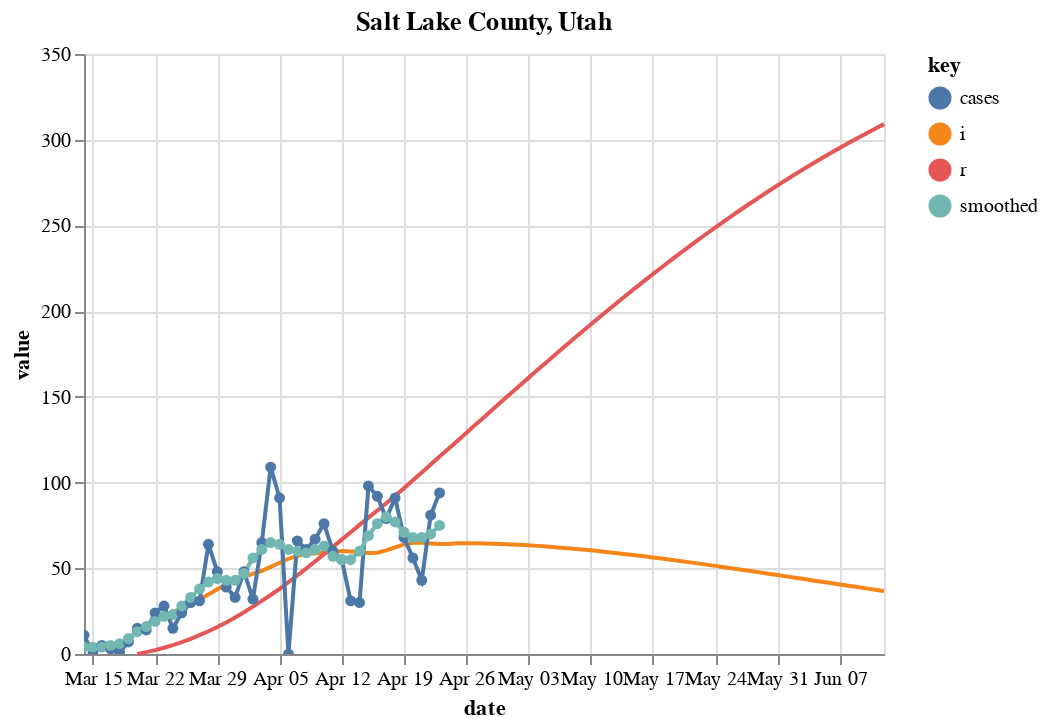

Notebook code cell kept with this figure:
### Markdown cell above
# SLC

### Code cell
fm = "prd_ets"
c = [county_state("Salt Lake", "Utah")]
sir_df = county_sir(c, horizon=50, forecast_method=fm, fudge_factor=1)

# Plot forecast
fig, axes = plt.subplots(nrows=1, ncols=1, figsize=(1200/72,400/72))
fig.set_facecolor('w')
plot_rt_fc(sir_df, axes, c, forecast_method=fm)
plot_actuals_sir(sir_df, str(c[0].county + " County, " + c[0].state))

### Figure 1 — Vega-Lite specification as saved in the notebook (floating-point values rounded to 4 significant figures)
{"config": {"view": {"continuousWidth": 400, "continuousHeight": 300}}, "layer": [{"mark": "line", "encoding": {"color": {"type": "nominal", "field": "key"}, "x": {"type": "temporal", "field": "date"}, "y": {"type": "quantitative", "field": "value"}}, "title": "Salt Lake County, Utah", "transform": [{"fold": ["i", "r"]}]}, {"mark": {"type": "line", "clip": true, "point": true}, "encoding": {"color": {"type": "nominal", "field": "key"}, "x": {"type": "temporal", "field": "date"}, "y": {"type": "quantitative", "field": "value"}}, "title": "Salt Lake County, Utah", "transform": [{"fold": ["cases", "smoothed"]}]}], "data": {"name": "data-fc6ffca3ab991eb38cfb74fe0bbf5a92"}, "$schema": "https://vega.github.io/schema/vega-lite/v4.8.1.json", "datasets": {"data-fc6ffca3ab991eb38cfb74fe0bbf5a92": [{"date_str": "2020-03-14", "ML": 3.0, "Low_75": 1.3, "High_75": 5.44, "cases": 11.0, "smoothed": 4.0, "date": "2020-03-14T00:00:00", "fcst": 0.0, "prd_lin": 2.511, "prd_spln": 13.87, "prd_ets": null, "prd_loess": 3.778, "s": null, "i": null, "r": null, "b": null}, {"date_str": "2020-03-15", "ML": 2.62, "Low_75": 1.21, "High_75": 4.27, "cases": 0.0, "smoothed": 4.0, "date": "2020-03-15T00:00:00", "fcst": 0.0, "prd_lin": 2.467, "prd_spln": 8.755, "prd_ets": null, "prd_loess": 3.617, "s": null, "i": null, "r": null, "b": null}, {"date_str": "2020-03-16", "ML": 2.41, "Low_75": 1.17, "High_75": 3.84, "cases": 5.0, "smoothed": 4.0, "date": "2020-03-16T00:00:00", "fcst": 0.0, "prd_lin": 2.423, "prd_spln": 6.623, "prd_ets": null, "prd_loess": 3.46, "s": null, "i": null, "r": null, "b": null}, {"date_str": "2020-03-17", "ML": 2.45, "Low_75": 1.24, "High_75": 3.78, "cases": 3.0, "smoothed": 5.0, "date": "2020-03-17T00:00:00", "fcst": 0.0, "prd_lin": 2.38, "prd_spln": 5.4, "prd_ets": null, "prd_loess": 3.309, "s": null, "i": null, "r": null, "b": null}, {"date_str": "2020-03-18", "ML": 2.43, "Low_75": 1.24, "High_75": 3.64, "cases": 1.0, "smoothed": 6.0, "date": "2020-03-18T00:00:00", "fcst": 0.0, "prd_lin": 2.336, "prd_spln": 4.587, "prd_ets": null, "prd_loess": 3.162, "s": null, "i": null, "r": null, "b": null}, {"date_str": "2020-03-19", "ML": 2.68, "Low_75": 1.5, "High_75": 3.82, "cases": 7.0, "smoothed": 9.0, "date": "2020-03-19T00:00:00", "fcst": 0.0, "prd_lin": 2.293, "prd_spln": 4.001, "prd_ets": null, "prd_loess": 3.02, "s": null, "i": null, "r": null, "b": null}, {"date_str": "2020-03-20", "ML": 2.88, "Low_75": 1.8, "High_75": 3.95, "cases": 15.0, "smoothed": 13.0, "date": "2020-03-20T00:00:00", "fcst": 0.0, "prd_lin": 2.249, "prd_spln": 3.553, "prd_ets": null, "prd_loess": 2.882, "s": 1160000.0, "i": 15.0, "r": 0.0, "b": 1.773e-07}, {"date_str": "2020-03-21", "ML": 2.78, "Low_75": 1.75, "High_75": 3.69, "cases": 14.0, "smoothed": 16.0, "date": "2020-03-21T00:00:00", "fcst": 0.0, "prd_lin": 2.205, "prd_spln": 3.198, "prd_ets": null, "prd_loess": 2.75, "s": 1160000.0, "i": 17.01, "r": 1.071, "b": 1.773e-07}, {"date_str": "2020-03-22", "ML": 2.64, "Low_75": 1.72, "High_75": 3.48, "cases": 24.0, "smoothed": 19.0, "date": "2020-03-22T00:00:00", "fcst": 0.0, "prd_lin": 2.162, "prd_spln": 2.908, "prd_ets": null, "prd_loess": 2.622, "s": 1160000.0, "i": 19.3, "r": 2.287, "b": 1.711e-07}, {"date_str": "2020-03-23", "ML": 2.5, "Low_75": 1.65, "High_75": 3.27, "cases": 28.0, "smoothed": 22.0, "date": "2020-03-23T00:00:00", "fcst": 0.0, "prd_lin": 2.118, "prd_spln": 2.665, "prd_ets": 2.429, "prd_loess": 2.499, "s": 1160000.0, "i": 21.75, "r": 3.665, "b": 1.625e-07}, {"date_str": "2020-03-24", "ML": 2.24, "Low_75": 1.41, "High_75": 2.93, "cases": 15.0, "smoothed": 23.0, "date": "2020-03-24T00:00:00", "fcst": 0.0, "prd_lin": 2.075, "prd_spln": 2.459, "prd_ets": 2.372, "prd_loess": 2.381, "s": 1160000.0, "i": 24.3, "r": 5.219, "b": 1.539e-07}, {"date_str": "2020-03-25", "ML": 2.27, "Low_75": 1.47, "High_75": 2.91, "cases": 24.0, "smoothed": 28.0, "date": "2020-03-25T00:00:00", "fcst": 0.0, "prd_lin": 2.031, "prd_spln": 2.283, "prd_ets": 2.123, "prd_loess": 2.268, "s": 1160000.0, "i": 26.9, "r": 6.955, "b": 1.379e-07}, {"date_str": "2020-03-26", "ML": 2.24, "Low_75": 1.48, "High_75": 2.84, "cases": 30.0, "smoothed": 33.0, "date": "2020-03-26T00:00:00", "fcst": 0.0, "prd_lin": 1.987, "prd_spln": 2.131, "prd_ets": 2.165, "prd_loess": 2.16, "s": 1160000.0, "i": 29.29, "r": 8.877, "b": 1.397e-07}, {"date_str": "2020-03-27", "ML": 2.18, "Low_75": 1.49, "High_75": 2.77, "cases": 31.0, "smoothed": 38.0, "date": "2020-03-27T00:00:00", "fcst": 0.0, "prd_lin": 1.944, "prd_spln": 1.999, "prd_ets": 2.144, "prd_loess": 2.057, "s": 1160000.0, "i": 31.94, "r": 10.97, "b": 1.379e-07}, {"date_str": "2020-03-28", "ML": 2.06, "Low_75": 1.4, "High_75": 2.62, "cases": 64.0, "smoothed": 42.0, "date": "2020-03-28T00:00:00", "fcst": 0.0, "prd_lin": 1.9, "prd_spln": 1.884, "prd_ets": 2.093, "prd_loess": 1.958, "s": 1160000.0, "i": 34.77, "r": 13.25, "b": 1.342e-07}, {"date_str": "2020-03-29", "ML": 1.88, "Low_75": 1.27, "High_75": 2.44, "cases": 48.0, "smoothed": 44.0, "date": "2020-03-29T00:00:00", "fcst": 0.0, "prd_lin": 1.857, "prd_spln": 1.784, "prd_ets": 1.981, "prd_loess": 1.865, "s": 1160000.0, "i": 37.7, "r": 15.73, "b": 1.268e-07}, {"date_str": "2020-03-30", "ML": 1.64, "Low_75": 1.0, "High_75": 2.15, "cases": 39.0, "smoothed": 43.0, "date": "2020-03-30T00:00:00", "fcst": 0.0, "prd_lin": 1.813, "prd_spln": 1.695, "prd_ets": 1.808, "prd_loess": 1.777, "s": 1160000.0, "i": 40.56, "r": 18.43, "b": 1.157e-07}, {"date_str": "2020-03-31", "ML": 1.5, "Low_75": 0.91, "High_75": 2.04, "cases": 33.0, "smoothed": 43.0, "date": "2020-03-31T00:00:00", "fcst": 0.0, "prd_lin": 1.769, "prd_spln": 1.618, "prd_ets": 1.574, "prd_loess": 1.693, "s": 1160000.0, "i": 43.11, "r": 21.32, "b": 1.01e-07}, {"date_str": "2020-04-01", "ML": 1.52, "Low_75": 0.93, "High_75": 2.05, "cases": 48.0, "smoothed": 47.0, "date": "2020-04-01T00:00:00", "fcst": 0.0, "prd_lin": 1.726, "prd_spln": 1.549, "prd_ets": 1.439, "prd_loess": 1.615, "s": 1160000.0, "i": 45.08, "r": 24.4, "b": 9.233e-08}, {"date_str": "2020-04-02", "ML": 1.69, "Low_75": 1.09, "High_75": 2.19, "cases": 32.0, "smoothed": 56.0, "date": "2020-04-02T00:00:00", "fcst": 0.0, "prd_lin": 1.682, "prd_spln": 1.488, "prd_ets": 1.465, "prd_loess": 1.541, "s": 1160000.0, "i": 46.69, "r": 27.62, "b": 9.357e-08}, {"date_str": "2020-04-03", "ML": 1.67, "Low_75": 1.12, "High_75": 2.18, "cases": 65.0, "smoothed": 61.0, "date": "2020-04-03T00:00:00", "fcst": 0.0, "prd_lin": 1.638, "prd_spln": 1.434, "prd_ets": 1.641, "prd_loess": 1.472, "s": 1160000.0, "i": 48.42, "r": 30.96, "b": 1.04e-07}, {"date_str": "2020-04-04", "ML": 1.61, "Low_75": 1.02, "High_75": 2.06, "cases": 109.0, "smoothed": 65.0, "date": "2020-04-04T00:00:00", "fcst": 0.0, "prd_lin": 1.595, "prd_spln": 1.386, "prd_ets": 1.626, "prd_loess": 1.409, "s": 1160000.0, "i": 50.81, "r": 34.42, "b": 1.028e-07}, {"date_str": "2020-04-05", "ML": 1.42, "Low_75": 0.85, "High_75": 1.87, "cases": 91.0, "smoothed": 64.0, "date": "2020-04-05T00:00:00", "fcst": 0.0, "prd_lin": 1.551, "prd_spln": 1.344, "prd_ets": 1.57, "prd_loess": 1.351, "s": 1160000.0, "i": 53.24, "r": 38.05, "b": 9.911e-08}, {"date_str": "2020-04-06", "ML": 1.23, "Low_75": 0.69, "High_75": 1.7, "cases": 0.0, "smoothed": 61.0, "date": "2020-04-06T00:00:00", "fcst": 0.0, "prd_lin": 1.508, "prd_spln": 1.306, "prd_ets": 1.383, "prd_loess": 1.297, "s": 1160000.0, "i": 55.56, "r": 41.85, "b": 8.741e-08}, {"date_str": "2020-04-07", "ML": 1.14, "Low_75": 0.57, "High_75": 1.59, "cases": 66.0, "smoothed": 60.0, "date": "2020-04-07T00:00:00", "fcst": 0.0, "prd_lin": 1.464, "prd_spln": 1.272, "prd_ets": 1.195, "prd_loess": 1.249, "s": 1160000.0, "i": 57.23, "r": 45.82, "b": 7.572e-08}, {"date_str": "2020-04-08", "ML": 1.08, "Low_75": 0.52, "High_75": 1.54, "cases": 61.0, "smoothed": 59.0, "date": "2020-04-08T00:00:00", "fcst": 0.0, "prd_lin": 1.42, "prd_spln": 1.242, "prd_ets": 1.108, "prd_loess": 1.209, "s": 1160000.0, "i": 58.17, "r": 49.91, "b": 7.018e-08}, {"date_str": "2020-04-09", "ML": 1.11, "Low_75": 0.54, "High_75": 1.57, "cases": 67.0, "smoothed": 61.0, "date": "2020-04-09T00:00:00", "fcst": 0.0, "prd_lin": 1.377, "prd_spln": 1.215, "prd_ets": 1.051, "prd_loess": 1.175, "s": 1160000.0, "i": 58.75, "r": 54.06, "b": 6.648e-08}, {"date_str": "2020-04-10", "ML": 1.14, "Low_75": 0.56, "High_75": 1.59, "cases": 76.0, "smoothed": 63.0, "date": "2020-04-10T00:00:00", "fcst": 0.0, "prd_lin": 1.333, "prd_spln": 1.191, "prd_ets": 1.084, "prd_loess": 1.143, "s": 1160000.0, "i": 59.09, "r": 58.26, "b": 6.833e-08}, {"date_str": "2020-04-11", "ML": 0.93, "Low_75": 0.38, "High_75": 1.39, "cases": 60.0, "smoothed": 57.0, "date": "2020-04-11T00:00:00", "fcst": 0.0, "prd_lin": 1.29, "prd_spln": 1.17, "prd_ets": 1.117, "prd_loess": 1.116, "s": 1160000.0, "i": 59.55, "r": 62.48, "b": 7.018e-08}, {"date_str": "2020-04-12", "ML": 0.88, "Low_75": 0.33, "High_75": 1.34, "cases": 55.0, "smoothed": 55.0, "date": "2020-04-12T00:00:00", "fcst": 0.0, "prd_lin": 1.246, "prd_spln": 1.15, "prd_ets": 0.9079, "prd_loess": 1.092, "s": 1160000.0, "i": 60.15, "r": 66.73, "b": 5.725e-08}, {"date_str": "2020-04-13", "ML": 0.89, "Low_75": 0.3, "High_75": 1.33, "cases": 31.0, "smoothed": 55.0, "date": "2020-04-13T00:00:00", "fcst": 0.0, "prd_lin": 1.202, "prd_spln": 1.132, "prd_ets": 0.8598, "prd_loess": 1.072, "s": 1160000.0, "i": 59.84, "r": 71.03, "b": 5.417e-08}, {"date_str": "2020-04-14", "ML": 1.06, "Low_75": 0.49, "High_75": 1.54, "cases": 30.0, "smoothed": 60.0, "date": "2020-04-14T00:00:00", "fcst": 0.0, "prd_lin": 1.159, "prd_spln": 1.116, "prd_ets": 0.8717, "prd_loess": 1.057, "s": 1160000.0, "i": 59.33, "r": 75.3, "b": 5.479e-08}, {"date_str": "2020-04-15", "ML": 1.31, "Low_75": 0.74, "High_75": 1.78, "cases": 98.0, "smoothed": 69.0, "date": "2020-04-15T00:00:00", "fcst": 0.0, "prd_lin": 1.115, "prd_spln": 1.101, "prd_ets": 1.044, "prd_loess": 1.047, "s": 1160000.0, "i": 58.87, "r": 79.54, "b": 6.525e-08}, {"date_str": "2020-04-16", "ML": 1.41, "Low_75": 0.85, "High_75": 1.86, "cases": 92.0, "smoothed": 76.0, "date": "2020-04-16T00:00:00", "fcst": 0.0, "prd_lin": 1.071, "prd_spln": 1.087, "prd_ets": 1.297, "prd_loess": 1.041, "s": 1160000.0, "i": 59.12, "r": 83.74, "b": 8.064e-08}, {"date_str": "2020-04-17", "ML": 1.39, "Low_75": 0.85, "High_75": 1.83, "cases": 79.0, "smoothed": 80.0, "date": "2020-04-17T00:00:00", "fcst": 0.0, "prd_lin": 1.028, "prd_spln": 1.073, "prd_ets": 1.398, "prd_loess": 1.04, "s": 1160000.0, "i": 60.43, "r": 87.97, "b": 8.68e-08}, {"date_str": "2020-04-18", "ML": 1.2, "Low_75": 0.69, "High_75": 1.65, "cases": 91.0, "smoothed": 77.0, "date": "2020-04-18T00:00:00", "fcst": 0.0, "prd_lin": 0.9843, "prd_spln": 1.061, "prd_ets": 1.379, "prd_loess": 1.044, "s": 1160000.0, "i": 62.2, "r": 92.28, "b": 8.557e-08}, {"date_str": "2020-04-19", "ML": 1.0, "Low_75": 0.47, "High_75": 1.43, "cases": 68.0, "smoothed": 71.0, "date": "2020-04-19T00:00:00", "fcst": 0.0, "prd_lin": 0.9406, "prd_spln": 1.049, "prd_ets": 1.19, "prd_loess": 1.052, "s": 1160000.0, "i": 63.93, "r": 96.73, "b": 7.387e-08}, {"date_str": "2020-04-20", "ML": 0.92, "Low_75": 0.36, "High_75": 1.33, "cases": 56.0, "smoothed": 68.0, "date": "2020-04-20T00:00:00", "fcst": 0.0, "prd_lin": 0.897, "prd_spln": 1.038, "prd_ets": 0.9898, "prd_loess": 1.065, "s": 1160000.0, "i": 64.84, "r": 101.3, "b": 6.156e-08}, {"date_str": "2020-04-21", "ML": 0.93, "Low_75": 0.38, "High_75": 1.36, "cases": 43.0, "smoothed": 68.0, "date": "2020-04-21T00:00:00", "fcst": 0.0, "prd_lin": 0.8534, "prd_spln": 1.027, "prd_ets": 0.9104, "prd_loess": 1.083, "s": 1160000.0, "i": 64.84, "r": 105.9, "b": 5.664e-08}, {"date_str": "2020-04-22", "ML": 0.99, "Low_75": 0.44, "High_75": 1.43, "cases": 81.0, "smoothed": 70.0, "date": "2020-04-22T00:00:00", "fcst": 0.0, "prd_lin": 0.8098, "prd_spln": 1.017, "prd_ets": 0.9214, "prd_loess": 1.105, "s": 1160000.0, "i": 64.47, "r": 110.6, "b": 5.725e-08}, {"date_str": "2020-04-23", "ML": 1.12, "Low_75": 0.58, "High_75": 1.57, "cases": 94.0, "smoothed": 75.0, "date": "2020-04-23T00:00:00", "fcst": 0.0, "prd_lin": 0.7962, "prd_spln": 1.007, "prd_ets": 0.9824, "prd_loess": 1.131, "s": 1160000.0, "i": 64.15, "r": 115.2, "b": 6.095e-08}, {"date_str": "2020-04-24", "ML": null, "Low_75": null, "High_75": null, "cases": null, "smoothed": null, "date": "2020-04-24T00:00:00", "fcst": 1.0, "prd_lin": 0.7435, "prd_spln": 0.997, "prd_ets": 1.114, "prd_loess": 1.162, "s": 1160000.0, "i": 64.1, "r": 119.7, "b": 6.895e-08}, {"date_str": "2020-04-25", "ML": null, "Low_75": null, "High_75": null, "cases": null, "smoothed": null, "date": "2020-04-25T00:00:00", "fcst": 1.0, "prd_lin": 0.691, "prd_spln": 0.9876, "prd_ets": 1.108, "prd_loess": 1.197, "s": 1160000.0, "i": 64.65, "r": 124.3, "b": 6.138e-08}, {"date_str": "2020-04-26", "ML": null, "Low_75": null, "High_75": null, "cases": null, "smoothed": null, "date": "2020-04-26T00:00:00", "fcst": 1.0, "prd_lin": 0.6389, "prd_spln": 0.9784, "prd_ets": 1.103, "prd_loess": 1.237, "s": 1160000.0, "i": 64.64, "r": 128.9, "b": 6.08e-08}, {"date_str": "2020-04-27", "ML": null, "Low_75": null, "High_75": null, "cases": null, "smoothed": null, "date": "2020-04-27T00:00:00", "fcst": 1.0, "prd_lin": 0.5875, "prd_spln": 0.9695, "prd_ets": 1.098, "prd_loess": 1.282, "s": 1160000.0, "i": 64.58, "r": 133.6, "b": 6.023e-08}, {"date_str": "2020-04-28", "ML": null, "Low_75": null, "High_75": null, "cases": null, "smoothed": null, "date": "2020-04-28T00:00:00", "fcst": 1.0, "prd_lin": 0.537, "prd_spln": 0.9608, "prd_ets": 1.094, "prd_loess": 1.33, "s": 1160000.0, "i": 64.48, "r": 138.2, "b": 5.968e-08}, {"date_str": "2020-04-29", "ML": null, "Low_75": null, "High_75": null, "cases": null, "smoothed": null, "date": "2020-04-29T00:00:00", "fcst": 1.0, "prd_lin": 0.4875, "prd_spln": 0.9523, "prd_ets": 1.09, "prd_loess": 1.384, "s": 1160000.0, "i": 64.34, "r": 142.8, "b": 5.915e-08}, {"date_str": "2020-04-30", "ML": null, "Low_75": null, "High_75": null, "cases": null, "smoothed": null, "date": "2020-04-30T00:00:00", "fcst": 1.0, "prd_lin": 0.4393, "prd_spln": 0.944, "prd_ets": 1.086, "prd_loess": 1.441, "s": 1160000.0, "i": 64.16, "r": 147.4, "b": 5.863e-08}, {"date_str": "2020-05-01", "ML": null, "Low_75": null, "High_75": null, "cases": null, "smoothed": null, "date": "2020-05-01T00:00:00", "fcst": 1.0, "prd_lin": 0.3927, "prd_spln": 0.936, "prd_ets": 1.083, "prd_loess": 1.503, "s": 1160000.0, "i": 63.94, "r": 152.0, "b": 5.812e-08}, {"date_str": "2020-05-02", "ML": null, "Low_75": null, "High_75": null, "cases": null, "smoothed": null, "date": "2020-05-02T00:00:00", "fcst": 1.0, "prd_lin": 0.3477, "prd_spln": 0.9281, "prd_ets": 1.08, "prd_loess": 1.57, "s": 1160000.0, "i": 63.69, "r": 156.5, "b": 5.762e-08}, {"date_str": "2020-05-03", "ML": null, "Low_75": null, "High_75": null, "cases": null, "smoothed": null, "date": "2020-05-03T00:00:00", "fcst": 1.0, "prd_lin": 0.3047, "prd_spln": 0.9205, "prd_ets": 1.077, "prd_loess": 1.641, "s": 1160000.0, "i": 63.4, "r": 161.1, "b": 5.714e-08}, {"date_str": "2020-05-04", "ML": null, "Low_75": null, "High_75": null, "cases": null, "smoothed": null, "date": "2020-05-04T00:00:00", "fcst": 1.0, "prd_lin": 0.2639, "prd_spln": 0.913, "prd_ets": 1.075, "prd_loess": 1.717, "s": 1160000.0, "i": 63.07, "r": 165.6, "b": 5.667e-08}, {"date_str": "2020-05-05", "ML": null, "Low_75": null, "High_75": null, "cases": null, "smoothed": null, "date": "2020-05-05T00:00:00", "fcst": 1.0, "prd_lin": 0.2254, "prd_spln": 0.9056, "prd_ets": 1.072, "prd_loess": 1.797, "s": 1160000.0, "i": 62.71, "r": 170.1, "b": 5.621e-08}, {"date_str": "2020-05-06", "ML": null, "Low_75": null, "High_75": null, "cases": null, "smoothed": null, "date": "2020-05-06T00:00:00", "fcst": 1.0, "prd_lin": 0.1895, "prd_spln": 0.8985, "prd_ets": 1.07, "prd_loess": 1.882, "s": 1160000.0, "i": 62.32, "r": 174.6, "b": 5.576e-08}, {"date_str": "2020-05-07", "ML": null, "Low_75": null, "High_75": null, "cases": null, "smoothed": null, "date": "2020-05-07T00:00:00", "fcst": 1.0, "prd_lin": 0.1564, "prd_spln": 0.8915, "prd_ets": 1.069, "prd_loess": 1.971, "s": 1160000.0, "i": 61.9, "r": 179.0, "b": 5.532e-08}, {"date_str": "2020-05-08", "ML": null, "Low_75": null, "High_75": null, "cases": null, "smoothed": null, "date": "2020-05-08T00:00:00", "fcst": 1.0, "prd_lin": 0.1263, "prd_spln": 0.8846, "prd_ets": 1.067, "prd_loess": 2.064, "s": 1160000.0, "i": 61.45, "r": 183.5, "b": 5.488e-08}, {"date_str": "2020-05-09", "ML": null, "Low_75": null, "High_75": null, "cases": null, "smoothed": null, "date": "2020-05-09T00:00:00", "fcst": 1.0, "prd_lin": 0.0995, "prd_spln": 0.8779, "prd_ets": 1.065, "prd_loess": 2.162, "s": 1160000.0, "i": 60.98, "r": 187.8, "b": 5.446e-08}, {"date_str": "2020-05-10", "ML": null, "Low_75": null, "High_75": null, "cases": null, "smoothed": null, "date": "2020-05-10T00:00:00", "fcst": 1.0, "prd_lin": 0.07611, "prd_spln": 0.8713, "prd_ets": 1.064, "prd_loess": 2.265, "s": 1160000.0, "i": 60.47, "r": 192.2, "b": 5.405e-08}, {"date_str": "2020-05-11", "ML": null, "Low_75": null, "High_75": null, "cases": null, "smoothed": null, "date": "2020-05-11T00:00:00", "fcst": 1.0, "prd_lin": 0.05621, "prd_spln": 0.8649, "prd_ets": 1.063, "prd_loess": 2.372, "s": 1160000.0, "i": 59.95, "r": 196.5, "b": 5.365e-08}, {"date_str": "2020-05-12", "ML": null, "Low_75": null, "High_75": null, "cases": null, "smoothed": null, "date": "2020-05-12T00:00:00", "fcst": 1.0, "prd_lin": 0.03956, "prd_spln": 0.8586, "prd_ets": 1.062, "prd_loess": 2.484, "s": 1160000.0, "i": 59.4, "r": 200.8, "b": 5.325e-08}, {"date_str": "2020-05-13", "ML": null, "Low_75": null, "High_75": null, "cases": null, "smoothed": null, "date": "2020-05-13T00:00:00", "fcst": 1.0, "prd_lin": 0.02593, "prd_spln": 0.8524, "prd_ets": 1.061, "prd_loess": 2.6, "s": 1160000.0, "i": 58.82, "r": 205.0, "b": 5.286e-08}, {"date_str": "2020-05-14", "ML": null, "Low_75": null, "High_75": null, "cases": null, "smoothed": null, "date": "2020-05-14T00:00:00", "fcst": 1.0, "prd_lin": 0.01506, "prd_spln": 0.8464, "prd_ets": 1.06, "prd_loess": 2.721, "s": 1160000.0, "i": 58.23, "r": 209.2, "b": 5.248e-08}, {"date_str": "2020-05-15", "ML": null, "Low_75": null, "High_75": null, "cases": null, "smoothed": null, "date": "2020-05-15T00:00:00", "fcst": 1.0, "prd_lin": 0.006703, "prd_spln": 0.8404, "prd_ets": 1.059, "prd_loess": 2.847, "s": 1160000.0, "i": 57.62, "r": 213.4, "b": 5.211e-08}, {"date_str": "2020-05-16", "ML": null, "Low_75": null, "High_75": null, "cases": null, "smoothed": null, "date": "2020-05-16T00:00:00", "fcst": 1.0, "prd_lin": 0.0006151, "prd_spln": 0.8346, "prd_ets": 1.058, "prd_loess": 2.977, "s": 1160000.0, "i": 56.98, "r": 217.5, "b": 5.174e-08}, {"date_str": "2020-05-17", "ML": null, "Low_75": null, "High_75": null, "cases": null, "smoothed": null, "date": "2020-05-17T00:00:00", "fcst": 1.0, "prd_lin": -0.003455, "prd_spln": 0.8289, "prd_ets": 1.057, "prd_loess": 3.111, "s": 1160000.0, "i": 56.33, "r": 221.6, "b": 5.138e-08}, {"date_str": "2020-05-18", "ML": null, "Low_75": null, "High_75": null, "cases": null, "smoothed": null, "date": "2020-05-18T00:00:00", "fcst": 1.0, "prd_lin": -0.005756, "prd_spln": 0.8233, "prd_ets": 1.057, "prd_loess": 3.25, "s": 1160000.0, "i": 55.67, "r": 225.6, "b": 5.103e-08}, {"date_str": "2020-05-19", "ML": null, "Low_75": null, "High_75": null, "cases": null, "smoothed": null, "date": "2020-05-19T00:00:00", "fcst": 1.0, "prd_lin": -0.006537, "prd_spln": 0.8178, "prd_ets": 1.056, "prd_loess": 3.394, "s": 1160000.0, "i": 54.99, "r": 229.6, "b": 5.069e-08}, {"date_str": "2020-05-20", "ML": null, "Low_75": null, "High_75": null, "cases": null, "smoothed": null, "date": "2020-05-20T00:00:00", "fcst": 1.0, "prd_lin": -0.006045, "prd_spln": 0.8123, "prd_ets": 1.055, "prd_loess": 3.542, "s": 1160000.0, "i": 54.29, "r": 233.5, "b": 5.035e-08}, {"date_str": "2020-05-21", "ML": null, "Low_75": null, "High_75": null, "cases": null, "smoothed": null, "date": "2020-05-21T00:00:00", "fcst": 1.0, "prd_lin": -0.00453, "prd_spln": 0.807, "prd_ets": 1.055, "prd_loess": 3.695, "s": 1160000.0, "i": 53.59, "r": 237.4, "b": 5.001e-08}, {"date_str": "2020-05-22", "ML": null, "Low_75": null, "High_75": null, "cases": null, "smoothed": null, "date": "2020-05-22T00:00:00", "fcst": 1.0, "prd_lin": -0.00224, "prd_spln": 0.8018, "prd_ets": 1.055, "prd_loess": 3.853, "s": 1160000.0, "i": 52.87, "r": 241.2, "b": 4.969e-08}, {"date_str": "2020-05-23", "ML": null, "Low_75": null, "High_75": null, "cases": null, "smoothed": null, "date": "2020-05-23T00:00:00", "fcst": 1.0, "prd_lin": 0.0005762, "prd_spln": 0.7966, "prd_ets": 1.054, "prd_loess": 4.015, "s": 1160000.0, "i": 52.14, "r": 245.0, "b": 4.937e-08}, {"date_str": "2020-05-24", "ML": null, "Low_75": null, "High_75": null, "cases": null, "smoothed": null, "date": "2020-05-24T00:00:00", "fcst": 1.0, "prd_lin": 0.00367, "prd_spln": 0.7916, "prd_ets": 1.054, "prd_loess": 4.181, "s": 1160000.0, "i": 51.4, "r": 248.7, "b": 4.905e-08}, {"date_str": "2020-05-25", "ML": null, "Low_75": null, "High_75": null, "cases": null, "smoothed": null, "date": "2020-05-25T00:00:00", "fcst": 1.0, "prd_lin": 0.006793, "prd_spln": 0.7866, "prd_ets": 1.053, "prd_loess": 4.353, "s": 1160000.0, "i": 50.65, "r": 252.4, "b": 4.874e-08}, {"date_str": "2020-05-26", "ML": null, "Low_75": null, "High_75": null, "cases": null, "smoothed": null, "date": "2020-05-26T00:00:00", "fcst": 1.0, "prd_lin": 0.009697, "prd_spln": 0.7817, "prd_ets": 1.053, "prd_loess": 4.528, "s": 1160000.0, "i": 49.9, "r": 256.0, "b": 4.843e-08}, {"date_str": "2020-05-27", "ML": null, "Low_75": null, "High_75": null, "cases": null, "smoothed": null, "date": "2020-05-27T00:00:00", "fcst": 1.0, "prd_lin": 0.01215, "prd_spln": 0.7769, "prd_ets": 1.053, "prd_loess": 4.709, "s": 1160000.0, "i": 49.14, "r": 259.6, "b": 4.813e-08}, {"date_str": "2020-05-28", "ML": null, "Low_75": null, "High_75": null, "cases": null, "smoothed": null, "date": "2020-05-28T00:00:00", "fcst": 1.0, "prd_lin": 0.01407, "prd_spln": 0.7722, "prd_ets": 1.053, "prd_loess": 4.894, "s": 1160000.0, "i": 48.37, "r": 263.1, "b": 4.783e-08}, {"date_str": "2020-05-29", "ML": null, "Low_75": null, "High_75": null, "cases": null, "smoothed": null, "date": "2020-05-29T00:00:00", "fcst": 1.0, "prd_lin": 0.01549, "prd_spln": 0.7675, "prd_ets": 1.052, "prd_loess": 5.084, "s": 1160000.0, "i": 47.6, "r": 266.5, "b": 4.754e-08}, {"date_str": "2020-05-30", "ML": null, "Low_75": null, "High_75": null, "cases": null, "smoothed": null, "date": "2020-05-30T00:00:00", "fcst": 1.0, "prd_lin": 0.01646, "prd_spln": 0.7629, "prd_ets": 1.052, "prd_loess": 5.278, "s": 1160000.0, "i": 46.83, "r": 269.9, "b": 4.726e-08}, {"date_str": "2020-05-31", "ML": null, "Low_75": null, "High_75": null, "cases": null, "smoothed": null, "date": "2020-05-31T00:00:00", "fcst": 1.0, "prd_lin": 0.01699, "prd_spln": 0.7584, "prd_ets": 1.052, "prd_loess": 5.477, "s": 1160000.0, "i": 46.05, "r": 273.3, "b": 4.697e-08}, {"date_str": "2020-06-01", "ML": null, "Low_75": null, "High_75": null, "cases": null, "smoothed": null, "date": "2020-06-01T00:00:00", "fcst": 1.0, "prd_lin": 0.01713, "prd_spln": 0.754, "prd_ets": 1.052, "prd_loess": 5.68, "s": 1160000.0, "i": 45.27, "r": 276.6, "b": 4.67e-08}, {"date_str": "2020-06-02", "ML": null, "Low_75": null, "High_75": null, "cases": null, "smoothed": null, "date": "2020-06-02T00:00:00", "fcst": 1.0, "prd_lin": 0.0169, "prd_spln": 0.7496, "prd_ets": 1.052, "prd_loess": 5.889, "s": 1160000.0, "i": 44.49, "r": 279.8, "b": 4.642e-08}, {"date_str": "2020-06-03", "ML": null, "Low_75": null, "High_75": null, "cases": null, "smoothed": null, "date": "2020-06-03T00:00:00", "fcst": 1.0, "prd_lin": 0.01634, "prd_spln": 0.7453, "prd_ets": 1.051, "prd_loess": 6.101, "s": 1160000.0, "i": 43.71, "r": 283.0, "b": 4.615e-08}, {"date_str": "2020-06-04", "ML": null, "Low_75": null, "High_75": null, "cases": null, "smoothed": null, "date": "2020-06-04T00:00:00", "fcst": 1.0, "prd_lin": 0.01549, "prd_spln": 0.741, "prd_ets": 1.051, "prd_loess": 6.319, "s": 1160000.0, "i": 42.93, "r": 286.1, "b": 4.589e-08}, {"date_str": "2020-06-05", "ML": null, "Low_75": null, "High_75": null, "cases": null, "smoothed": null, "date": "2020-06-05T00:00:00", "fcst": 1.0, "prd_lin": 0.01437, "prd_spln": 0.7368, "prd_ets": 1.051, "prd_loess": 6.541, "s": 1160000.0, "i": 42.15, "r": 289.2, "b": 4.563e-08}, {"date_str": "2020-06-06", "ML": null, "Low_75": null, "High_75": null, "cases": null, "smoothed": null, "date": "2020-06-06T00:00:00", "fcst": 1.0, "prd_lin": 0.01302, "prd_spln": 0.7327, "prd_ets": 1.051, "prd_loess": 6.768, "s": 1160000.0, "i": 41.37, "r": 292.2, "b": 4.537e-08}, {"date_str": "2020-06-07", "ML": null, "Low_75": null, "High_75": null, "cases": null, "smoothed": null, "date": "2020-06-07T00:00:00", "fcst": 1.0, "prd_lin": 0.01147, "prd_spln": 0.7286, "prd_ets": 1.051, "prd_loess": 6.999, "s": 1160000.0, "i": 40.59, "r": 295.1, "b": 4.511e-08}, {"date_str": "2020-06-08", "ML": null, "Low_75": null, "High_75": null, "cases": null, "smoothed": null, "date": "2020-06-08T00:00:00", "fcst": 1.0, "prd_lin": 0.009757, "prd_spln": 0.7246, "prd_ets": 1.051, "prd_loess": 7.235, "s": 1160000.0, "i": 39.81, "r": 298.0, "b": 4.486e-08}, {"date_str": "2020-06-09", "ML": null, "Low_75": null, "High_75": null, "cases": null, "smoothed": null, "date": "2020-06-09T00:00:00", "fcst": 1.0, "prd_lin": 0.007911, "prd_spln": 0.7206, "prd_ets": 1.051, "prd_loess": 7.475, "s": 1160000.0, "i": 39.04, "r": 300.9, "b": 4.461e-08}, {"date_str": "2020-06-10", "ML": null, "Low_75": null, "High_75": null, "cases": null, "smoothed": null, "date": "2020-06-10T00:00:00", "fcst": 1.0, "prd_lin": 0.005965, "prd_spln": 0.7167, "prd_ets": 1.051, "prd_loess": 7.721, "s": 1160000.0, "i": 38.27, "r": 303.7, "b": 4.437e-08}, {"date_str": "2020-06-11", "ML": null, "Low_75": null, "High_75": null, "cases": null, "smoothed": null, "date": "2020-06-11T00:00:00", "fcst": 1.0, "prd_lin": 0.003953, "prd_spln": 0.7129, "prd_ets": 1.051, "prd_loess": 7.971, "s": 1160000.0, "i": 37.51, "r": 306.4, "b": 4.413e-08}, {"date_str": "2020-06-12", "ML": null, "Low_75": null, "High_75": null, "cases": null, "smoothed": null, "date": "2020-06-12T00:00:00", "fcst": 1.0, "prd_lin": 0.001908, "prd_spln": 0.709, "prd_ets": 1.051, "prd_loess": 8.225, "s": 1160000.0, "i": 36.75, "r": 309.1, "b": 4.389e-08}]}}
